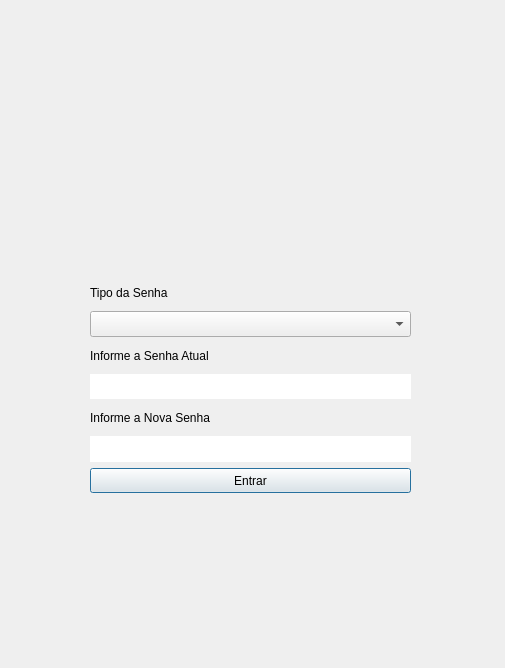
<?xml version="1.0" encoding="UTF-8"?>
<ui version="4.0">
 <class>DialogPasswords</class>
 <widget class="QDialog" name="DialogPasswords">
  <property name="geometry">
   <rect>
    <x>0</x>
    <y>0</y>
    <width>505</width>
    <height>668</height>
   </rect>
  </property>
  <property name="windowTitle">
   <string>Dialog</string>
  </property>
  <widget class="QWidget" name="verticalLayoutWidget_3">
   <property name="geometry">
    <rect>
     <x>90</x>
     <y>280</y>
     <width>321</width>
     <height>213</height>
    </rect>
   </property>
   <layout class="QVBoxLayout" name="verticalLayout_3">
    <item>
     <widget class="QLabel" name="label_2">
      <property name="text">
       <string>Tipo da Senha</string>
      </property>
     </widget>
    </item>
    <item>
     <widget class="QComboBox" name="comboBox">
      <property name="sizePolicy">
       <sizepolicy hsizetype="Preferred" vsizetype="Preferred">
        <horstretch>0</horstretch>
        <verstretch>0</verstretch>
       </sizepolicy>
      </property>
      <item>
       <property name="text">
        <string/>
       </property>
      </item>
      <item>
       <property name="text">
        <string>INICIAL</string>
       </property>
      </item>
      <item>
       <property name="text">
        <string>PRECOS</string>
       </property>
      </item>
      <item>
       <property name="text">
        <string>VENDAS</string>
       </property>
      </item>
     </widget>
    </item>
    <item>
     <widget class="QLabel" name="label_3">
      <property name="text">
       <string>Informe a Senha Atual</string>
      </property>
     </widget>
    </item>
    <item>
     <widget class="QLineEdit" name="lineEdit_password">
      <property name="sizePolicy">
       <sizepolicy hsizetype="Expanding" vsizetype="Preferred">
        <horstretch>0</horstretch>
        <verstretch>0</verstretch>
       </sizepolicy>
      </property>
      <property name="cursor">
       <cursorShape>IBeamCursor</cursorShape>
      </property>
      <property name="contextMenuPolicy">
       <enum>Qt::ActionsContextMenu</enum>
      </property>
      <property name="frame">
       <bool>false</bool>
      </property>
      <property name="echoMode">
       <enum>QLineEdit::Password</enum>
      </property>
     </widget>
    </item>
    <item>
     <widget class="QLabel" name="label_4">
      <property name="text">
       <string>Informe a Nova Senha</string>
      </property>
     </widget>
    </item>
    <item>
     <widget class="QLineEdit" name="lineEdit_new_password">
      <property name="sizePolicy">
       <sizepolicy hsizetype="Expanding" vsizetype="Preferred">
        <horstretch>0</horstretch>
        <verstretch>0</verstretch>
       </sizepolicy>
      </property>
      <property name="cursor">
       <cursorShape>IBeamCursor</cursorShape>
      </property>
      <property name="contextMenuPolicy">
       <enum>Qt::ActionsContextMenu</enum>
      </property>
      <property name="frame">
       <bool>false</bool>
      </property>
      <property name="echoMode">
       <enum>QLineEdit::Password</enum>
      </property>
     </widget>
    </item>
    <item>
     <widget class="QPushButton" name="pushButtonEntrar">
      <property name="sizePolicy">
       <sizepolicy hsizetype="Minimum" vsizetype="Preferred">
        <horstretch>0</horstretch>
        <verstretch>0</verstretch>
       </sizepolicy>
      </property>
      <property name="text">
       <string>Entrar</string>
      </property>
     </widget>
    </item>
   </layout>
  </widget>
  <widget class="QLabel" name="label">
   <property name="geometry">
    <rect>
     <x>20</x>
     <y>10</y>
     <width>461</width>
     <height>231</height>
    </rect>
   </property>
   <property name="font">
    <font>
     <bold>true</bold>
    </font>
   </property>
   <property name="text">
    <string/>
   </property>
   <property name="pixmap">
    <pixmap resource="files.qrc">:/imagens/AberturaArtvidros.png</pixmap>
   </property>
   <property name="scaledContents">
    <bool>true</bool>
   </property>
  </widget>
 </widget>
 <resources>
  <include location="files.qrc"/>
 </resources>
 <connections/>
</ui>
